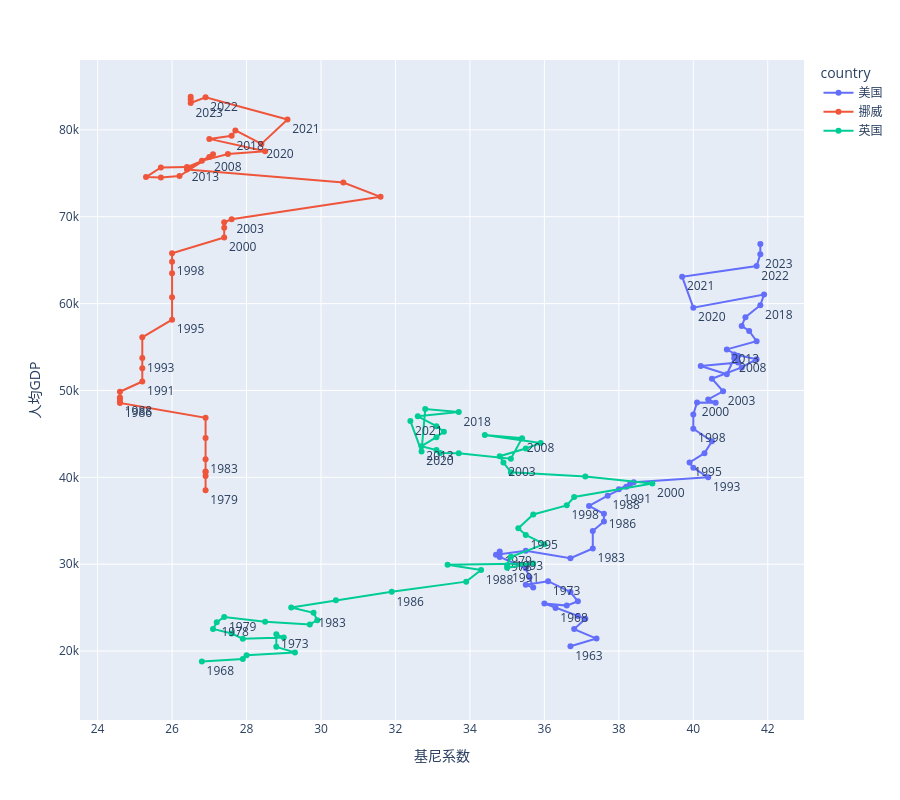

Source (notebook cell):
### Markdown cell above
(fig:plotly-gini-gdppc-years)=

### Code cell
fig = px.line(plot_data, 
              x = "gini", 
              y = "gdppc", 
              color = "country", 
              text = "year", 
              height = 800,
              labels = {"gini" : "基尼系数", "gdppc" : "人均GDP"}
             )
fig.for_each_trace(lambda t: t.update(name={'USA': '美国', 'GBR': '英国', 'NOR': '挪威'}[t.name]))

fig.update_traces(textposition="bottom right")
fig.show()

### Figure 1 — Plotly figure (JSON) as saved in the notebook; plotly's stock layout.template omitted (floating-point values rounded to 4 significant figures)
{"data": [{"hovertemplate": "country=USA<br>基尼系数=%{x}<br>人均GDP=%{y}<br>year=%{text}<extra></extra>", "legendgroup": "USA", "line": {"color": "#636efa", "dash": "solid"}, "marker": {"symbol": "circle"}, "mode": "lines+markers+text", "name": "美国", "orientation": "v", "showlegend": true, "text": [1963.0, NaN, NaN, NaN, NaN, 1968.0, NaN, NaN, NaN, NaN, 1973.0, NaN, NaN, NaN, NaN, 1978.0, 1979.0, NaN, NaN, NaN, 1983.0, NaN, NaN, 1986.0, NaN, 1988.0, NaN, NaN, 1991.0, NaN, 1993.0, NaN, 1995.0, NaN, NaN, 1998.0, NaN, 2000.0, NaN, NaN, 2003.0, NaN, NaN, NaN, NaN, 2008.0, NaN, NaN, NaN, NaN, 2013.0, NaN, NaN, NaN, NaN, 2018.0, NaN, 2020.0, 2021.0, 2022.0, 2023.0, NaN, NaN], "textposition": "bottom right", "type": "scatter", "x": [36.7, 37.4, 36.8, 37.1, 36.9, 36.3, 36.0, 36.6, 36.9, 36.7, 36.1, 35.5, 35.7, 35.6, 35.5, 34.8, 34.8, 34.7, 35.5, 36.7, 37.3, 37.3, 37.6, 37.6, 37.2, 37.7, 38.2, 38.3, 38.0, 38.4, 40.4, 40.0, 39.9, 40.3, 40.5, 40.0, 40.0, 40.1, 40.6, 40.4, 40.8, 40.5, 41.3, 41.7, 41.1, 41.1, 40.9, 40.2, 41.2, 41.2, 40.9, 41.7, 41.5, 41.3, 41.4, 41.8, 41.9, 40.0, 39.7, 41.7, 41.8, 41.8, NaN], "xaxis": "x", "y": [20550.0, 21440.0, 22530.0, 23710.0, 24040.0, 24950.0, 25470.0, 25230.0, 25730.0, 26800.0, 28040.0, 27640.0, 27310.0, 28510.0, 29530.0, 30830.0, 31460.0, 31080.0, 31560.0, 30700.0, 31810.0, 33820.0, 34920.0, 35790.0, 36700.0, 37890.0, 38910.0, 39200.0, 38640.0, 39450.0, 40000.0, 41110.0, 41710.0, 42780.0, 44150.0, 45600.0, 47230.0, 48620.0, 48600.0, 48970.0, 49910.0, 51350.0, 52650.0, 53600.0, 54150.0, 53700.0, 51860.0, 52810.0, 53220.0, 54000.0, 54730.0, 55670.0, 56850.0, 57430.0, 58440.0, 59820.0, 61050.0, 59530.0, 63100.0, 64320.0, 65670.0, 66860.0, 67950.0], "yaxis": "y"}, {"hovertemplate": "country=NOR<br>基尼系数=%{x}<br>人均GDP=%{y}<br>year=%{text}<extra></extra>", "legendgroup": "NOR", "line": {"color": "#EF553B", "dash": "solid"}, "marker": {"symbol": "circle"}, "mode": "lines+markers+text", "name": "挪威", "orientation": "v", "showlegend": true, "text": [1963.0, NaN, NaN, NaN, NaN, 1968.0, NaN, NaN, NaN, NaN, 1973.0, NaN, NaN, NaN, NaN, 1978.0, 1979.0, NaN, NaN, NaN, 1983.0, NaN, NaN, 1986.0, NaN, 1988.0, NaN, NaN, 1991.0, NaN, 1993.0, NaN, 1995.0, NaN, NaN, 1998.0, NaN, 2000.0, NaN, NaN, 2003.0, NaN, NaN, NaN, NaN, 2008.0, NaN, NaN, NaN, NaN, 2013.0, NaN, NaN, NaN, NaN, 2018.0, NaN, 2020.0, 2021.0, 2022.0, 2023.0, NaN, NaN], "textposition": "bottom right", "type": "scatter", "x": [NaN, NaN, NaN, NaN, NaN, NaN, NaN, NaN, NaN, NaN, NaN, NaN, NaN, NaN, NaN, NaN, 26.9, 26.9, 26.9, 26.9, 26.9, 26.9, 26.9, 24.6, 24.6, 24.6, 24.6, 24.6, 25.2, 25.2, 25.2, 25.2, 26.0, 26.0, 26.0, 26.0, 26.0, 27.4, 27.4, 27.4, 27.6, 31.6, 30.6, 26.4, 27.1, 27.0, 26.2, 25.7, 25.3, 25.7, 26.4, 26.8, 27.5, 28.5, 27.0, 27.6, 27.7, 28.4, 29.1, 26.9, 26.5, 26.5, 26.5], "xaxis": "x", "y": [21250.0, 22150.0, 23140.0, 23820.0, 25100.0, 25450.0, 26380.0, 26700.0, 28030.0, 29290.0, 30390.0, 31400.0, 32770.0, 34520.0, 35810.0, 37050.0, 38530.0, 40140.0, 40670.0, 40620.0, 42080.0, 44510.0, 46850.0, 48570.0, 49190.0, 48760.0, 49060.0, 49850.0, 51030.0, 52550.0, 53740.0, 56120.0, 58150.0, 60730.0, 63480.0, 64820.0, 65790.0, 67610.0, 68730.0, 69350.0, 69700.0, 72290.0, 73930.0, 75430.0, 77210.0, 76880.0, 74690.0, 74510.0, 74560.0, 75670.0, 75710.0, 76430.0, 77220.0, 77530.0, 78960.0, 79310.0, 79940.0, 78390.0, 81200.0, 83760.0, 83100.0, 83490.0, 83810.0], "yaxis": "y"}, {"hovertemplate": "country=GBR<br>基尼系数=%{x}<br>人均GDP=%{y}<br>year=%{text}<extra></extra>", "legendgroup": "GBR", "line": {"color": "#00cc96", "dash": "solid"}, "marker": {"symbol": "circle"}, "mode": "lines+markers+text", "name": "英国", "orientation": "v", "showlegend": true, "text": [1963.0, NaN, NaN, NaN, NaN, 1968.0, NaN, NaN, NaN, NaN, 1973.0, NaN, NaN, NaN, NaN, 1978.0, 1979.0, NaN, NaN, NaN, 1983.0, NaN, NaN, 1986.0, NaN, 1988.0, NaN, NaN, 1991.0, NaN, 1993.0, NaN, 1995.0, NaN, NaN, 1998.0, NaN, 2000.0, NaN, NaN, 2003.0, NaN, NaN, NaN, NaN, 2008.0, NaN, NaN, NaN, NaN, 2013.0, NaN, NaN, NaN, NaN, 2018.0, NaN, 2020.0, 2021.0, 2022.0, 2023.0, NaN, NaN], "textposition": "bottom right", "type": "scatter", "x": [NaN, NaN, NaN, NaN, NaN, 26.8, 27.9, 28.0, 29.3, 28.8, 28.8, 29.0, 27.9, 27.6, 27.1, 27.2, 27.4, 28.5, 29.7, 29.9, 29.8, 29.2, 30.4, 31.9, 33.9, 34.3, 33.4, 35.7, 35.0, 35.0, 35.1, 36.0, 35.5, 35.3, 35.7, 36.6, 36.8, 38.9, 37.1, 35.1, 34.9, 34.8, 35.5, 35.9, 34.4, 35.4, 35.1, 33.7, 33.2, 33.1, 32.7, 33.1, 33.3, 33.1, 32.6, 33.7, 32.8, 32.7, 32.4, NaN, NaN, NaN, NaN], "xaxis": "x", "y": [16290.0, 17100.0, 17350.0, 17520.0, 17910.0, 18800.0, 19090.0, 19520.0, 19830.0, 20480.0, 21940.0, 21560.0, 21410.0, 22020.0, 22550.0, 23310.0, 23930.0, 23380.0, 23060.0, 23550.0, 24400.0, 25010.0, 25850.0, 26830.0, 27990.0, 29340.0, 29930.0, 30070.0, 29590.0, 29890.0, 30860.0, 32310.0, 33360.0, 34150.0, 35720.0, 36770.0, 37730.0, 39300.0, 40080.0, 40590.0, 41710.0, 42430.0, 43320.0, 43940.0, 44880.0, 44510.0, 42150.0, 42760.0, 42790.0, 43140.0, 43590.0, 44630.0, 45260.0, 45890.0, 47020.0, 47520.0, 47870.0, 42990.0, 46490.0, 48410.0, 47910.0, 47900.0, 48420.0], "yaxis": "y"}], "layout": {"height": 800, "legend": {"title": {"text": "country"}, "tracegroupgap": 0}, "margin": {"t": 60}, "xaxis": {"anchor": "y", "domain": [0.0, 1.0], "title": {"text": "基尼系数"}}, "yaxis": {"anchor": "x", "domain": [0.0, 1.0], "title": {"text": "人均GDP"}}}}
